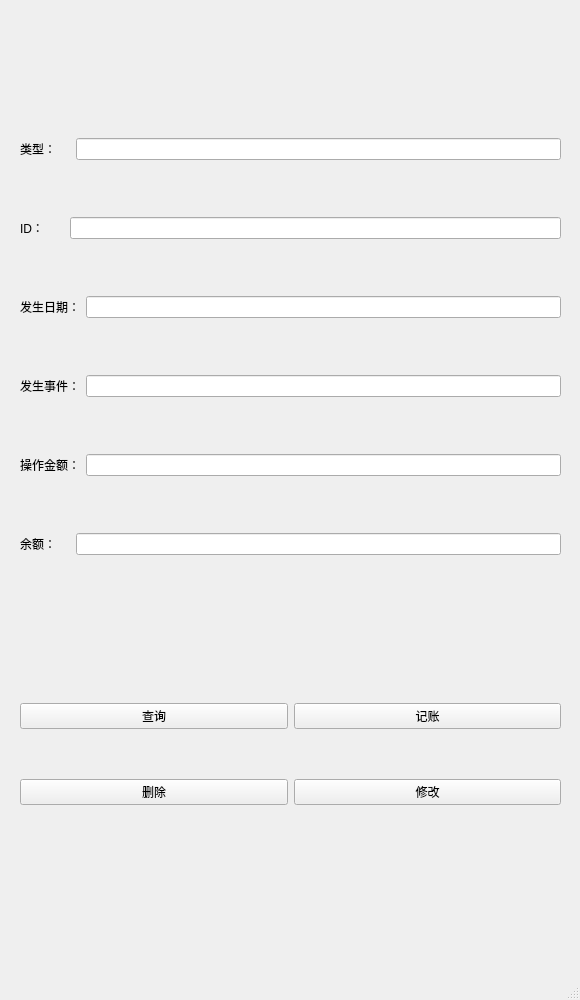
<?xml version="1.0" encoding="UTF-8"?>
<ui version="4.0">
 <class>Function</class>
 <widget class="QMainWindow" name="Function">
  <property name="geometry">
   <rect>
    <x>0</x>
    <y>0</y>
    <width>580</width>
    <height>1000</height>
   </rect>
  </property>
  <property name="windowTitle">
   <string>功能界面</string>
  </property>
  <widget class="QWidget" name="centralwidget">
   <widget class="QWidget" name="layoutWidget">
    <property name="geometry">
     <rect>
      <x>20</x>
      <y>87</y>
      <width>541</width>
      <height>521</height>
     </rect>
    </property>
    <layout class="QVBoxLayout" name="verticalLayout">
     <item>
      <layout class="QHBoxLayout" name="horizontalLayout_8">
       <item>
        <widget class="QLabel" name="label_6">
         <property name="text">
          <string>类型：    </string>
         </property>
        </widget>
       </item>
       <item>
        <widget class="QLineEdit" name="line0"/>
       </item>
      </layout>
     </item>
     <item>
      <layout class="QHBoxLayout" name="horizontalLayout">
       <item>
        <widget class="QLabel" name="label">
         <property name="text">
          <string>ID：      </string>
         </property>
        </widget>
       </item>
       <item>
        <widget class="QLineEdit" name="line1"/>
       </item>
      </layout>
     </item>
     <item>
      <layout class="QHBoxLayout" name="horizontalLayout_2">
       <item>
        <widget class="QLabel" name="label_2">
         <property name="text">
          <string>发生日期：</string>
         </property>
        </widget>
       </item>
       <item>
        <widget class="QLineEdit" name="line2"/>
       </item>
      </layout>
     </item>
     <item>
      <layout class="QHBoxLayout" name="horizontalLayout_3">
       <item>
        <widget class="QLabel" name="label_3">
         <property name="text">
          <string>发生事件：</string>
         </property>
        </widget>
       </item>
       <item>
        <widget class="QLineEdit" name="line3"/>
       </item>
      </layout>
     </item>
     <item>
      <layout class="QHBoxLayout" name="horizontalLayout_4">
       <item>
        <widget class="QLabel" name="label_4">
         <property name="text">
          <string>操作金额：</string>
         </property>
        </widget>
       </item>
       <item>
        <widget class="QLineEdit" name="line4"/>
       </item>
      </layout>
     </item>
     <item>
      <layout class="QHBoxLayout" name="horizontalLayout_5">
       <item>
        <widget class="QLabel" name="label_5">
         <property name="text">
          <string>余额：    </string>
         </property>
        </widget>
       </item>
       <item>
        <widget class="QLineEdit" name="line5"/>
       </item>
      </layout>
     </item>
    </layout>
   </widget>
   <widget class="QWidget" name="layoutWidget">
    <property name="geometry">
     <rect>
      <x>20</x>
      <y>659</y>
      <width>541</width>
      <height>191</height>
     </rect>
    </property>
    <layout class="QVBoxLayout" name="verticalLayout_2">
     <item>
      <layout class="QHBoxLayout" name="horizontalLayout_6">
       <item>
        <widget class="QPushButton" name="Find">
         <property name="text">
          <string>查询</string>
         </property>
        </widget>
       </item>
       <item>
        <widget class="QPushButton" name="Jizhang">
         <property name="text">
          <string>记账</string>
         </property>
        </widget>
       </item>
      </layout>
     </item>
     <item>
      <layout class="QHBoxLayout" name="horizontalLayout_7">
       <item>
        <widget class="QPushButton" name="Shanchu">
         <property name="text">
          <string>删除</string>
         </property>
        </widget>
       </item>
       <item>
        <widget class="QPushButton" name="Xiugai">
         <property name="text">
          <string>修改</string>
         </property>
        </widget>
       </item>
      </layout>
     </item>
    </layout>
   </widget>
  </widget>
  <widget class="QMenuBar" name="menubar">
   <property name="geometry">
    <rect>
     <x>0</x>
     <y>0</y>
     <width>580</width>
     <height>17</height>
    </rect>
   </property>
  </widget>
  <widget class="QStatusBar" name="statusbar"/>
 </widget>
 <resources/>
 <connections/>
</ui>
